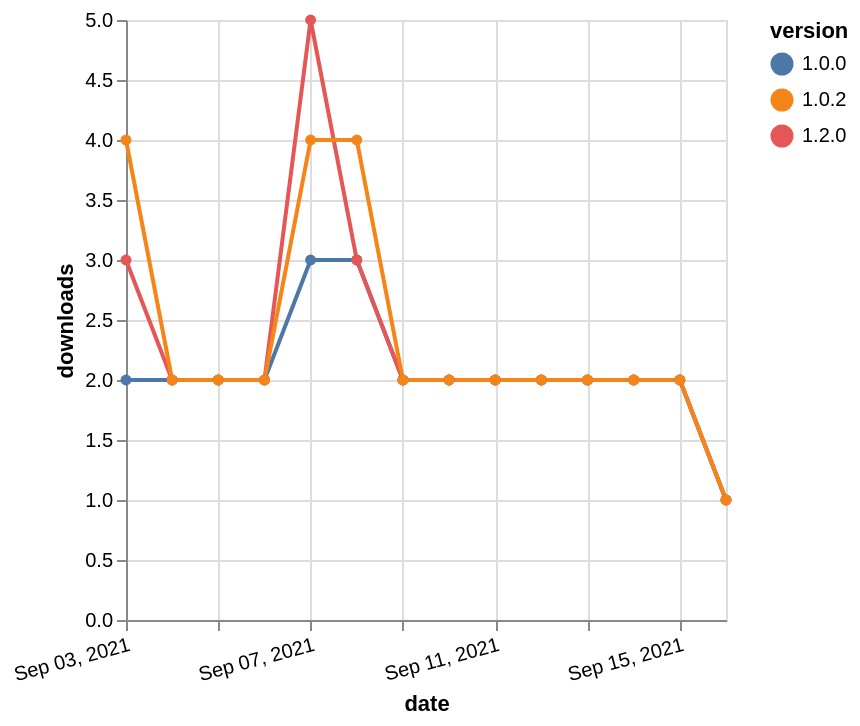

This figure's Vega-Lite source:
### Vega-Lite specification from a JSON file in a GitHub repository (floating-point values rounded to 4 significant figures)
{"$schema": "https://vega.github.io/schema/vega-lite/v5.json", "description": "A simple bar chart with embedded data.", "data": {"values": [{"date": "2021-09-03", "total": 964, "delta": 2, "version": "1.0.0"}, {"date": "2021-09-04", "total": 966, "delta": 2, "version": "1.0.0"}, {"date": "2021-09-05", "total": 968, "delta": 2, "version": "1.0.0"}, {"date": "2021-09-06", "total": 970, "delta": 2, "version": "1.0.0"}, {"date": "2021-09-07", "total": 973, "delta": 3, "version": "1.0.0"}, {"date": "2021-09-08", "total": 976, "delta": 3, "version": "1.0.0"}, {"date": "2021-09-09", "total": 978, "delta": 2, "version": "1.0.0"}, {"date": "2021-09-10", "total": 980, "delta": 2, "version": "1.0.0"}, {"date": "2021-09-11", "total": 982, "delta": 2, "version": "1.0.0"}, {"date": "2021-09-12", "total": 984, "delta": 2, "version": "1.0.0"}, {"date": "2021-09-13", "total": 986, "delta": 2, "version": "1.0.0"}, {"date": "2021-09-14", "total": 988, "delta": 2, "version": "1.0.0"}, {"date": "2021-09-15", "total": 990, "delta": 2, "version": "1.0.0"}, {"date": "2021-09-16", "total": 991, "delta": 1, "version": "1.0.0"}, {"date": "2021-09-03", "total": 230, "delta": 3, "version": "1.2.0"}, {"date": "2021-09-04", "total": 232, "delta": 2, "version": "1.2.0"}, {"date": "2021-09-05", "total": 234, "delta": 2, "version": "1.2.0"}, {"date": "2021-09-06", "total": 236, "delta": 2, "version": "1.2.0"}, {"date": "2021-09-07", "total": 241, "delta": 5, "version": "1.2.0"}, {"date": "2021-09-08", "total": 244, "delta": 3, "version": "1.2.0"}, {"date": "2021-09-09", "total": 246, "delta": 2, "version": "1.2.0"}, {"date": "2021-09-10", "total": 248, "delta": 2, "version": "1.2.0"}, {"date": "2021-09-11", "total": 250, "delta": 2, "version": "1.2.0"}, {"date": "2021-09-12", "total": 252, "delta": 2, "version": "1.2.0"}, {"date": "2021-09-13", "total": 254, "delta": 2, "version": "1.2.0"}, {"date": "2021-09-14", "total": 256, "delta": 2, "version": "1.2.0"}, {"date": "2021-09-15", "total": 258, "delta": 2, "version": "1.2.0"}, {"date": "2021-09-16", "total": 259, "delta": 1, "version": "1.2.0"}, {"date": "2021-09-03", "total": 1078, "delta": 4, "version": "1.0.2"}, {"date": "2021-09-04", "total": 1080, "delta": 2, "version": "1.0.2"}, {"date": "2021-09-05", "total": 1082, "delta": 2, "version": "1.0.2"}, {"date": "2021-09-06", "total": 1084, "delta": 2, "version": "1.0.2"}, {"date": "2021-09-07", "total": 1088, "delta": 4, "version": "1.0.2"}, {"date": "2021-09-08", "total": 1092, "delta": 4, "version": "1.0.2"}, {"date": "2021-09-09", "total": 1094, "delta": 2, "version": "1.0.2"}, {"date": "2021-09-10", "total": 1096, "delta": 2, "version": "1.0.2"}, {"date": "2021-09-11", "total": 1098, "delta": 2, "version": "1.0.2"}, {"date": "2021-09-12", "total": 1100, "delta": 2, "version": "1.0.2"}, {"date": "2021-09-13", "total": 1102, "delta": 2, "version": "1.0.2"}, {"date": "2021-09-14", "total": 1104, "delta": 2, "version": "1.0.2"}, {"date": "2021-09-15", "total": 1106, "delta": 2, "version": "1.0.2"}, {"date": "2021-09-16", "total": 1107, "delta": 1, "version": "1.0.2"}]}, "width": "container", "mark": {"type": "line", "point": {"filled": true}}, "encoding": {"x": {"field": "date", "type": "temporal", "timeUnit": "yearmonthdate", "title": "date", "axis": {"labelAngle": -15}}, "y": {"field": "delta", "type": "quantitative", "title": "downloads"}, "color": {"field": "version", "type": "nominal"}, "tooltip": {"field": "delta"}}}
